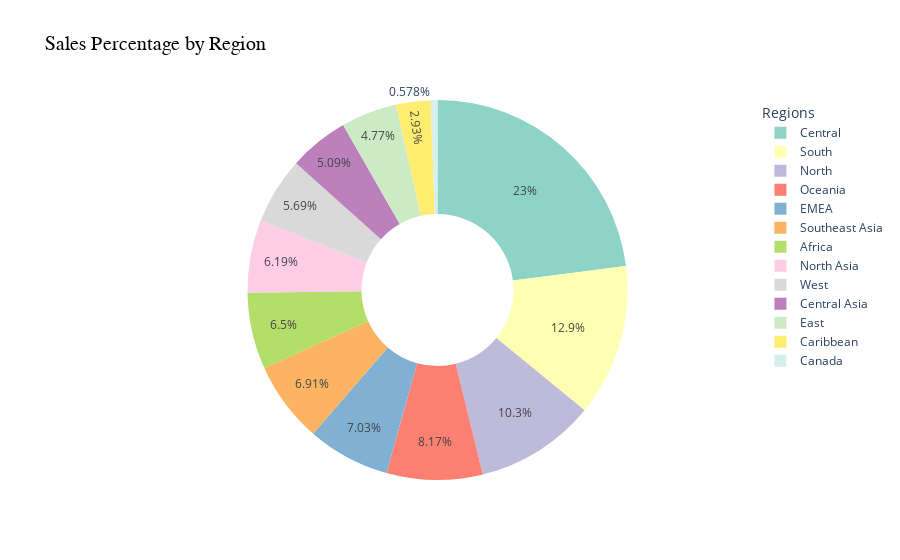

Source (notebook cell):
### Code cell
region_sales = df.groupby("Region", as_index=False)["Sales"].sum().sort_values(by="Sales", ascending=False)

fig = px.pie(region_sales, 
             values="Sales", 
             names="Region", 
             title="Sales Percentage by Region", 
             hole=0.4,  # Converts it to a ring (donut) chart
             color_discrete_sequence=px.colors.qualitative.Set3  # Sets color theme
            )

# Set the pie chart to display in clockwise direction
fig.update_traces(direction="clockwise")

fig.update_layout(
    title_font=dict(size=20, family="Arial", color="black"),
    legend_title="Regions",
    legend=dict(font=dict(size=12)),
    paper_bgcolor="white"  # Background color
)

fig.show()

### Figure 1 — Plotly figure (JSON) as saved in the notebook; plotly's stock layout.template omitted (floating-point values rounded to 4 significant figures)
{"data": [{"direction": "clockwise", "domain": {"x": [0, 1], "y": [0, 1]}, "hole": 0.4, "hovertemplate": "Region=%{label}<br>Sales=%{value}<extra></extra>", "labels": ["Central", "South", "North", "Oceania", "EMEA", "Southeast Asia", "Africa", "North Asia", "West", "Central Asia", "East", "Caribbean", "Canada"], "legendgroup": "", "name": "", "showlegend": true, "type": "pie", "values": [2276000.0, 1279000.0, 1015000.0, 808300.0, 695800.0, 683900.0, 643000.0, 612300.0, 563000.0, 504000.0, 472100.0, 289700.0, 57220.0]}], "layout": {"legend": {"font": {"size": 12}, "title": {"text": "Regions"}, "tracegroupgap": 0}, "paper_bgcolor": "white", "piecolorway": ["rgb(141,211,199)", "rgb(255,255,179)", "rgb(190,186,218)", "rgb(251,128,114)", "rgb(128,177,211)", "rgb(253,180,98)", "rgb(179,222,105)", "rgb(252,205,229)", "rgb(217,217,217)", "rgb(188,128,189)", "rgb(204,235,197)", "rgb(255,237,111)"], "title": {"font": {"color": "black", "family": "Arial", "size": 20}, "text": "Sales Percentage by Region"}}}
